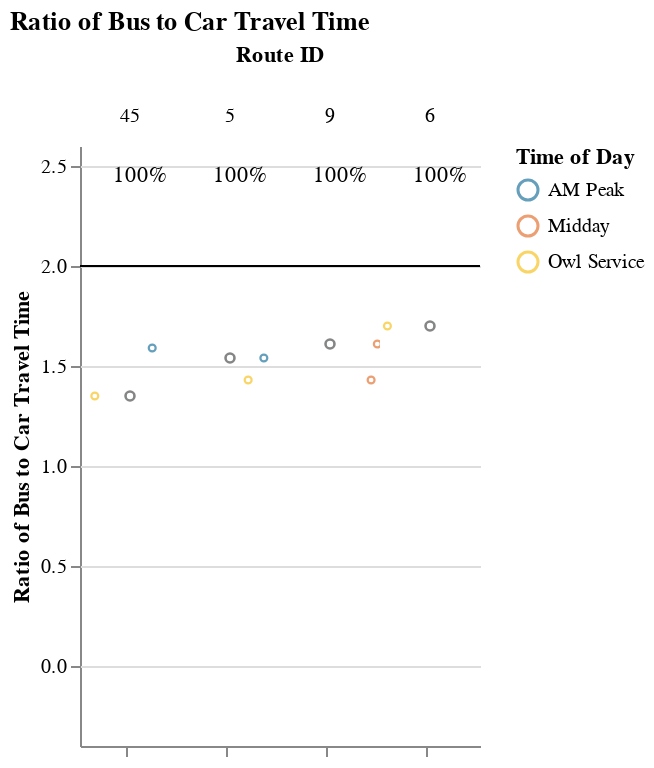
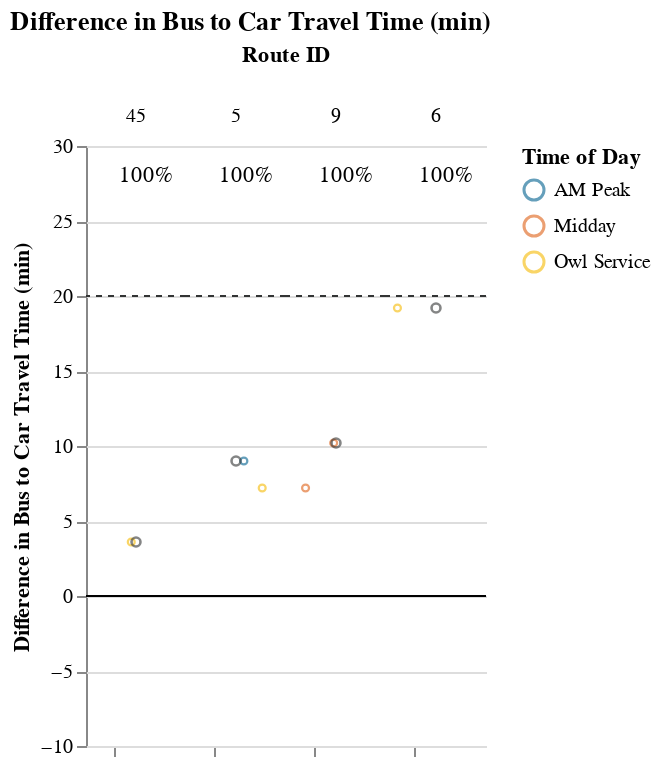

The notebook cell these images were saved under, in order:
### Markdown cell above
## Viable Competitive Routes
### Short Routes (< 1 hr)

### Code cell
# Allow for possibility that operator doesn't have routes that fall into certain route_groups
# But, jupyterbook will not like markdown with f-string
# separate out route_group and put in each cell, and use try/except + if to display...
# but all 3 route groups must be displayed. just add sentence about why no routes were returned at the end
route_group = "short"
try:
    display_charts_for_route_group(df, route_group)
except:
    print("No routes meet this criteria.")

### Figure 1 — Vega-Lite specification as saved in the notebook (floating-point values rounded to 4 significant figures)
{"config": {"view": {"continuousWidth": 400, "continuousHeight": 300, "stroke": null}, "facet": {"spacing": 0}}, "data": {"name": "data-950f0fe15f3845a26e8cf1d897c2b307"}, "facet": {"column": {"field": "route_id", "sort": ["45", "5", "9", "6"], "title": "Route ID", "type": "nominal"}}, "spec": {"layer": [{"mark": "rule", "encoding": {"color": {"value": "black"}, "y": {"field": "cutoff", "type": "quantitative"}}, "selection": {"selector001": {"type": "interval", "bind": "scales", "encodings": ["x", "y"]}}}, {"mark": {"type": "point", "opacity": 0.65, "size": 12, "strokeWidth": 1.1}, "encoding": {"color": {"field": "time_of_day", "scale": {"range": ["#136C97", "#E16B26", "#F6BF16", "#00896B", "#7790A3", "#5B559C"]}, "sort": ["AM Peak", "Midday", "PM Peak", "Owl Service"], "title": "Time of Day", "type": "nominal"}, "tooltip": [{"field": "route_id", "type": "nominal"}, {"field": "trip_id", "type": "nominal"}, {"field": "service_hours", "type": "quantitative"}, {"field": "car_duration_hours", "type": "quantitative"}, {"field": "bus_multiplier", "type": "quantitative"}, {"field": "bus_difference", "type": "quantitative"}, {"field": "num_trips", "type": "quantitative"}, {"field": "num_competitive", "type": "quantitative"}, {"field": "pct_trips_competitive", "type": "quantitative"}, {"field": "p25", "type": "quantitative"}, {"field": "p50", "type": "quantitative"}, {"field": "p75", "type": "quantitative"}], "x": {"axis": {"grid": false, "labels": false, "ticks": true, "values": [0]}, "field": "jitter", "scale": {}, "title": null, "type": "quantitative"}, "y": {"field": "bus_multiplier", "scale": {"domain": [-0.25, 2.5]}, "title": "Ratio of Bus to Car Travel Time", "type": "quantitative"}}, "transform": [{"calculate": "sqrt(-2*log(random()))*cos(2*PI*random())", "as": "jitter"}], "width": 50}, {"layer": [{"mark": {"type": "point", "opacity": 0.6, "size": 20, "strokeWidth": 1.3}, "encoding": {"color": {"value": "#323434"}, "y": {"field": "bus_multiplier", "type": "quantitative"}}, "transform": [{"filter": "(datum.p50_trip === 1)"}]}, {"mark": {"type": "text", "align": "center", "baseline": "middle"}, "encoding": {"color": {"value": "black"}, "text": {"field": "pct_trips_competitive", "format": ".0%", "type": "quantitative"}, "tooltip": [{"field": "route_id", "type": "nominal"}, {"field": "trip_id", "type": "nominal"}, {"field": "service_hours", "type": "quantitative"}, {"field": "car_duration_hours", "type": "quantitative"}, {"field": "bus_multiplier", "type": "quantitative"}, {"field": "bus_difference", "type": "quantitative"}, {"field": "num_trips", "type": "quantitative"}, {"field": "num_competitive", "type": "quantitative"}, {"field": "pct_trips_competitive", "type": "quantitative"}, {"field": "p25", "type": "quantitative"}, {"field": "p50", "type": "quantitative"}, {"field": "p75", "type": "quantitative"}], "x": {"value": 30}, "y": {"value": 15}}, "transform": [{"calculate": "sqrt(-2*log(random()))*cos(2*PI*random())", "as": "jitter"}, {"filter": "(datum.fastest_trip === 1)"}]}]}]}, "resolve": {"scale": {"y": "shared"}}, "title": "Ratio of Bus to Car Travel Time", "$schema": "https://vega.github.io/schema/vega-lite/v4.17.0.json", "datasets": {"data-950f0fe15f3845a26e8cf1d897c2b307": [{"calitp_itp_id": 168, "trip_key": 2199239617006018366, "trip_id": "5016351", "shape_id": "45 171689", "route_id": "45", "service_hours": 0.23, "trip_first_departure_ts": 22380, "trip_last_arrival_ts": 23220, "departure_hour": 6, "time_of_day": "Owl Service", "p25": 0.24, "p50": 0.25, "p75": 0.26, "p50_trip": 1, "fastest_trip": 1, "car_duration_hours": 0.17, "competitive_route": 1, "bus_multiplier": 1.35, "bus_difference": 3.6, "num_trips": 2, "num_competitive": 2, "pct_trips_competitive": 1.0, "bus_difference_spread": 2.4, "route_group": "short", "max_trip_hrs": 0.27, "max_trip_route_group": 0.82, "name": "City of Lodi", "caltrans_district": "10 - Stockton", "drmt_organization_name": null, "cutoff2": 20, "cutoff": 2}, {"calitp_itp_id": 168, "trip_key": 6442362743022621027, "trip_id": "7901478", "shape_id": "45 171689", "route_id": "45", "service_hours": 0.27, "trip_first_departure_ts": 27000, "trip_last_arrival_ts": 27960, "departure_hour": 7, "time_of_day": "AM Peak", "p25": 0.24, "p50": 0.25, "p75": 0.26, "p50_trip": 0, "fastest_trip": 0, "car_duration_hours": 0.17, "competitive_route": 1, "bus_multiplier": 1.59, "bus_difference": 6.0, "num_trips": 2, "num_competitive": 2, "pct_trips_competitive": 1.0, "bus_difference_spread": 2.4, "route_group": "short", "max_trip_hrs": 0.27, "max_trip_route_group": 0.82, "name": "City of Lodi", "caltrans_district": "10 - Stockton", "drmt_organization_name": null, "cutoff2": 20, "cutoff": 2}, {"calitp_itp_id": 168, "trip_key": -133091918511425829, "trip_id": "5024867", "shape_id": "5 171692", "route_id": "5", "service_hours": 0.4, "trip_first_departure_ts": 22500, "trip_last_arrival_ts": 23940, "departure_hour": 6, "time_of_day": "Owl Service", "p25": 0.4075, "p50": 0.415, "p75": 0.4225, "p50_trip": 0, "fastest_trip": 1, "car_duration_hours": 0.28, "competitive_route": 1, "bus_multiplier": 1.43, "bus_difference": 7.2, "num_trips": 2, "num_competitive": 2, "pct_trips_competitive": 1.0, "bus_difference_spread": 1.8, "route_group": "short", "max_trip_hrs": 0.43, "max_trip_route_group": 0.82, "name": "City of Lodi", "caltrans_district": "10 - Stockton", "drmt_organization_name": null, "cutoff2": 20, "cutoff": 2}, {"calitp_itp_id": 168, "trip_key": -3347287698096008956, "trip_id": "5024869", "shape_id": "5 171692", "route_id": "5", "service_hours": 0.43, "trip_first_departure_ts": 26400, "trip_last_arrival_ts": 27960, "departure_hour": 7, "time_of_day": "AM Peak", "p25": 0.4075, "p50": 0.415, "p75": 0.4225, "p50_trip": 1, "fastest_trip": 0, "car_duration_hours": 0.28, "competitive_route": 1, "bus_multiplier": 1.54, "bus_difference": 9.0, "num_trips": 2, "num_competitive": 2, "pct_trips_competitive": 1.0, "bus_difference_spread": 1.8, "route_group": "short", "max_trip_hrs": 0.43, "max_trip_route_group": 0.82, "name": "City of Lodi", "caltrans_district": "10 - Stockton", "drmt_organization_name": null, "cutoff2": 20, "cutoff": 2}, {"calitp_itp_id": 168, "trip_key": -1100885806102794017, "trip_id": "5024837", "shape_id": "6 171696", "route_id": "6", "service_hours": 0.78, "trip_first_departure_ts": 23400, "trip_last_arrival_ts": 26220, "departure_hour": 6, "time_of_day": "Owl Service", "p25": 0.78, "p50": 0.78, "p75": 0.78, "p50_trip": 1, "fastest_trip": 1, "car_duration_hours": 0.46, "competitive_route": 1, "bus_multiplier": 1.7, "bus_difference": 19.2, "num_trips": 1, "num_competitive": 1, "pct_trips_competitive": 1.0, "bus_difference_spread": 0.0, "route_group": "short", "max_trip_hrs": 0.78, "max_trip_route_group": 0.82, "name": "City of Lodi", "caltrans_district": "10 - Stockton", "drmt_organization_name": null, "cutoff2": 20, "cutoff": 2}, {"calitp_itp_id": 168, "trip_key": -764000840965944519, "trip_id": "5024871", "shape_id": "9 171687", "route_id": "9", "service_hours": 0.4, "trip_first_departure_ts": 51600, "trip_last_arrival_ts": 53040, "departure_hour": 14, "time_of_day": "Midday", "p25": 0.4125, "p50": 0.425, "p75": 0.4375, "p50_trip": 0, "fastest_trip": 1, "car_duration_hours": 0.28, "competitive_route": 1, "bus_multiplier": 1.43, "bus_difference": 7.2, "num_trips": 2, "num_competitive": 2, "pct_trips_competitive": 1.0, "bus_difference_spread": 3.0, "route_group": "short", "max_trip_hrs": 0.45, "max_trip_route_group": 0.82, "name": "City of Lodi", "caltrans_district": "10 - Stockton", "drmt_organization_name": null, "cutoff2": 20, "cutoff": 2}, {"calitp_itp_id": 168, "trip_key": -8611148177880385172, "trip_id": "5024872", "shape_id": "9 171687", "route_id": "9", "service_hours": 0.45, "trip_first_departure_ts": 53400, "trip_last_arrival_ts": 55020, "departure_hour": 14, "time_of_day": "Midday", "p25": 0.4125, "p50": 0.425, "p75": 0.4375, "p50_trip": 1, "fastest_trip": 0, "car_duration_hours": 0.28, "competitive_route": 1, "bus_multiplier": 1.61, "bus_difference": 10.2, "num_trips": 2, "num_competitive": 2, "pct_trips_competitive": 1.0, "bus_difference_spread": 3.0, "route_group": "short", "max_trip_hrs": 0.45, "max_trip_route_group": 0.82, "name": "City of Lodi", "caltrans_district": "10 - Stockton", "drmt_organization_name": null, "cutoff2": 20, "cutoff": 2}]}}

### Figure 2 — Vega-Lite specification as saved in the notebook (floating-point values rounded to 4 significant figures)
{"config": {"view": {"continuousWidth": 400, "continuousHeight": 300, "stroke": null}, "facet": {"spacing": 0}}, "data": {"name": "data-4776572e7a207438b102f9f4dac00a2d"}, "facet": {"column": {"field": "route_id", "sort": ["45", "5", "9", "6"], "title": "Route ID", "type": "nominal"}}, "spec": {"layer": [{"mark": "rule", "encoding": {"color": {"value": "black"}, "y": {"field": "cutoff", "type": "quantitative"}}, "selection": {"selector002": {"type": "interval", "bind": "scales", "encodings": ["x", "y"]}}}, {"mark": {"type": "rule", "strokeDash": [3, 3]}, "encoding": {"color": {"value": "#323434"}, "y": {"field": "cutoff2", "type": "quantitative"}}}, {"mark": {"type": "point", "opacity": 0.65, "size": 12, "strokeWidth": 1.1}, "encoding": {"color": {"field": "time_of_day", "scale": {"range": ["#136C97", "#E16B26", "#F6BF16", "#00896B", "#7790A3", "#5B559C"]}, "sort": ["AM Peak", "Midday", "PM Peak", "Owl Service"], "title": "Time of Day", "type": "nominal"}, "tooltip": [{"field": "route_id", "type": "nominal"}, {"field": "trip_id", "type": "nominal"}, {"field": "service_hours", "type": "quantitative"}, {"field": "car_duration_hours", "type": "quantitative"}, {"field": "bus_multiplier", "type": "quantitative"}, {"field": "bus_difference", "type": "quantitative"}, {"field": "num_trips", "type": "quantitative"}, {"field": "num_competitive", "type": "quantitative"}, {"field": "pct_trips_competitive", "type": "quantitative"}, {"field": "p25", "type": "quantitative"}, {"field": "p50", "type": "quantitative"}, {"field": "p75", "type": "quantitative"}], "x": {"axis": {"grid": false, "labels": false, "ticks": true, "values": [0]}, "field": "jitter", "scale": {}, "title": null, "type": "quantitative"}, "y": {"field": "bus_difference", "scale": {"domain": [-5, 25.0]}, "title": "Difference in Bus to Car Travel Time (min)", "type": "quantitative"}}, "transform": [{"calculate": "sqrt(-2*log(random()))*cos(2*PI*random())", "as": "jitter"}], "width": 50}, {"layer": [{"mark": {"type": "point", "opacity": 0.6, "size": 20, "strokeWidth": 1.3}, "encoding": {"color": {"value": "#323434"}, "y": {"field": "bus_difference", "type": "quantitative"}}, "transform": [{"filter": "(datum.p50_trip === 1)"}]}, {"mark": {"type": "text", "align": "center", "baseline": "middle"}, "encoding": {"color": {"value": "black"}, "text": {"field": "pct_trips_competitive", "format": ".0%", "type": "quantitative"}, "tooltip": [{"field": "route_id", "type": "nominal"}, {"field": "trip_id", "type": "nominal"}, {"field": "service_hours", "type": "quantitative"}, {"field": "car_duration_hours", "type": "quantitative"}, {"field": "bus_multiplier", "type": "quantitative"}, {"field": "bus_difference", "type": "quantitative"}, {"field": "num_trips", "type": "quantitative"}, {"field": "num_competitive", "type": "quantitative"}, {"field": "pct_trips_competitive", "type": "quantitative"}, {"field": "p25", "type": "quantitative"}, {"field": "p50", "type": "quantitative"}, {"field": "p75", "type": "quantitative"}], "x": {"value": 30}, "y": {"value": 15}}, "transform": [{"calculate": "sqrt(-2*log(random()))*cos(2*PI*random())", "as": "jitter"}, {"filter": "(datum.fastest_trip === 1)"}]}]}]}, "resolve": {"scale": {"y": "shared"}}, "title": "Difference in Bus to Car Travel Time (min)", "$schema": "https://vega.github.io/schema/vega-lite/v4.17.0.json", "datasets": {"data-4776572e7a207438b102f9f4dac00a2d": [{"calitp_itp_id": 168, "trip_key": 2199239617006018366, "trip_id": "5016351", "shape_id": "45 171689", "route_id": "45", "service_hours": 0.23, "trip_first_departure_ts": 22380, "trip_last_arrival_ts": 23220, "departure_hour": 6, "time_of_day": "Owl Service", "p25": 0.24, "p50": 0.25, "p75": 0.26, "p50_trip": 1, "fastest_trip": 1, "car_duration_hours": 0.17, "competitive_route": 1, "bus_multiplier": 1.35, "bus_difference": 3.6, "num_trips": 2, "num_competitive": 2, "pct_trips_competitive": 1.0, "bus_difference_spread": 2.4, "route_group": "short", "max_trip_hrs": 0.27, "max_trip_route_group": 0.82, "name": "City of Lodi", "caltrans_district": "10 - Stockton", "drmt_organization_name": null, "cutoff2": 20, "cutoff": 0}, {"calitp_itp_id": 168, "trip_key": 6442362743022621027, "trip_id": "7901478", "shape_id": "45 171689", "route_id": "45", "service_hours": 0.27, "trip_first_departure_ts": 27000, "trip_last_arrival_ts": 27960, "departure_hour": 7, "time_of_day": "AM Peak", "p25": 0.24, "p50": 0.25, "p75": 0.26, "p50_trip": 0, "fastest_trip": 0, "car_duration_hours": 0.17, "competitive_route": 1, "bus_multiplier": 1.59, "bus_difference": 6.0, "num_trips": 2, "num_competitive": 2, "pct_trips_competitive": 1.0, "bus_difference_spread": 2.4, "route_group": "short", "max_trip_hrs": 0.27, "max_trip_route_group": 0.82, "name": "City of Lodi", "caltrans_district": "10 - Stockton", "drmt_organization_name": null, "cutoff2": 20, "cutoff": 0}, {"calitp_itp_id": 168, "trip_key": -133091918511425829, "trip_id": "5024867", "shape_id": "5 171692", "route_id": "5", "service_hours": 0.4, "trip_first_departure_ts": 22500, "trip_last_arrival_ts": 23940, "departure_hour": 6, "time_of_day": "Owl Service", "p25": 0.4075, "p50": 0.415, "p75": 0.4225, "p50_trip": 0, "fastest_trip": 1, "car_duration_hours": 0.28, "competitive_route": 1, "bus_multiplier": 1.43, "bus_difference": 7.2, "num_trips": 2, "num_competitive": 2, "pct_trips_competitive": 1.0, "bus_difference_spread": 1.8, "route_group": "short", "max_trip_hrs": 0.43, "max_trip_route_group": 0.82, "name": "City of Lodi", "caltrans_district": "10 - Stockton", "drmt_organization_name": null, "cutoff2": 20, "cutoff": 0}, {"calitp_itp_id": 168, "trip_key": -3347287698096008956, "trip_id": "5024869", "shape_id": "5 171692", "route_id": "5", "service_hours": 0.43, "trip_first_departure_ts": 26400, "trip_last_arrival_ts": 27960, "departure_hour": 7, "time_of_day": "AM Peak", "p25": 0.4075, "p50": 0.415, "p75": 0.4225, "p50_trip": 1, "fastest_trip": 0, "car_duration_hours": 0.28, "competitive_route": 1, "bus_multiplier": 1.54, "bus_difference": 9.0, "num_trips": 2, "num_competitive": 2, "pct_trips_competitive": 1.0, "bus_difference_spread": 1.8, "route_group": "short", "max_trip_hrs": 0.43, "max_trip_route_group": 0.82, "name": "City of Lodi", "caltrans_district": "10 - Stockton", "drmt_organization_name": null, "cutoff2": 20, "cutoff": 0}, {"calitp_itp_id": 168, "trip_key": -1100885806102794017, "trip_id": "5024837", "shape_id": "6 171696", "route_id": "6", "service_hours": 0.78, "trip_first_departure_ts": 23400, "trip_last_arrival_ts": 26220, "departure_hour": 6, "time_of_day": "Owl Service", "p25": 0.78, "p50": 0.78, "p75": 0.78, "p50_trip": 1, "fastest_trip": 1, "car_duration_hours": 0.46, "competitive_route": 1, "bus_multiplier": 1.7, "bus_difference": 19.2, "num_trips": 1, "num_competitive": 1, "pct_trips_competitive": 1.0, "bus_difference_spread": 0.0, "route_group": "short", "max_trip_hrs": 0.78, "max_trip_route_group": 0.82, "name": "City of Lodi", "caltrans_district": "10 - Stockton", "drmt_organization_name": null, "cutoff2": 20, "cutoff": 0}, {"calitp_itp_id": 168, "trip_key": -764000840965944519, "trip_id": "5024871", "shape_id": "9 171687", "route_id": "9", "service_hours": 0.4, "trip_first_departure_ts": 51600, "trip_last_arrival_ts": 53040, "departure_hour": 14, "time_of_day": "Midday", "p25": 0.4125, "p50": 0.425, "p75": 0.4375, "p50_trip": 0, "fastest_trip": 1, "car_duration_hours": 0.28, "competitive_route": 1, "bus_multiplier": 1.43, "bus_difference": 7.2, "num_trips": 2, "num_competitive": 2, "pct_trips_competitive": 1.0, "bus_difference_spread": 3.0, "route_group": "short", "max_trip_hrs": 0.45, "max_trip_route_group": 0.82, "name": "City of Lodi", "caltrans_district": "10 - Stockton", "drmt_organization_name": null, "cutoff2": 20, "cutoff": 0}, {"calitp_itp_id": 168, "trip_key": -8611148177880385172, "trip_id": "5024872", "shape_id": "9 171687", "route_id": "9", "service_hours": 0.45, "trip_first_departure_ts": 53400, "trip_last_arrival_ts": 55020, "departure_hour": 14, "time_of_day": "Midday", "p25": 0.4125, "p50": 0.425, "p75": 0.4375, "p50_trip": 1, "fastest_trip": 0, "car_duration_hours": 0.28, "competitive_route": 1, "bus_multiplier": 1.61, "bus_difference": 10.2, "num_trips": 2, "num_competitive": 2, "pct_trips_competitive": 1.0, "bus_difference_spread": 3.0, "route_group": "short", "max_trip_hrs": 0.45, "max_trip_route_group": 0.82, "name": "City of Lodi", "caltrans_district": "10 - Stockton", "drmt_organization_name": null, "cutoff2": 20, "cutoff": 0}]}}
